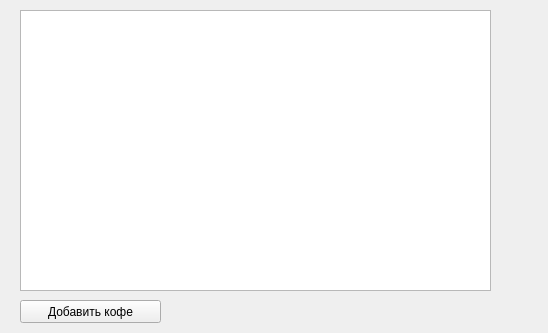
<?xml version="1.0" encoding="UTF-8"?>
<ui version="4.0">
 <class>Form</class>
 <widget class="QWidget" name="Form">
  <property name="geometry">
   <rect>
    <x>0</x>
    <y>0</y>
    <width>548</width>
    <height>333</height>
   </rect>
  </property>
  <property name="windowTitle">
   <string>Form</string>
  </property>
  <widget class="QTableWidget" name="tableWidget">
   <property name="geometry">
    <rect>
     <x>20</x>
     <y>10</y>
     <width>471</width>
     <height>281</height>
    </rect>
   </property>
  </widget>
  <widget class="QPushButton" name="pushButton">
   <property name="geometry">
    <rect>
     <x>20</x>
     <y>300</y>
     <width>141</width>
     <height>23</height>
    </rect>
   </property>
   <property name="text">
    <string>Добавить кофе</string>
   </property>
  </widget>
 </widget>
 <resources/>
 <connections/>
</ui>
